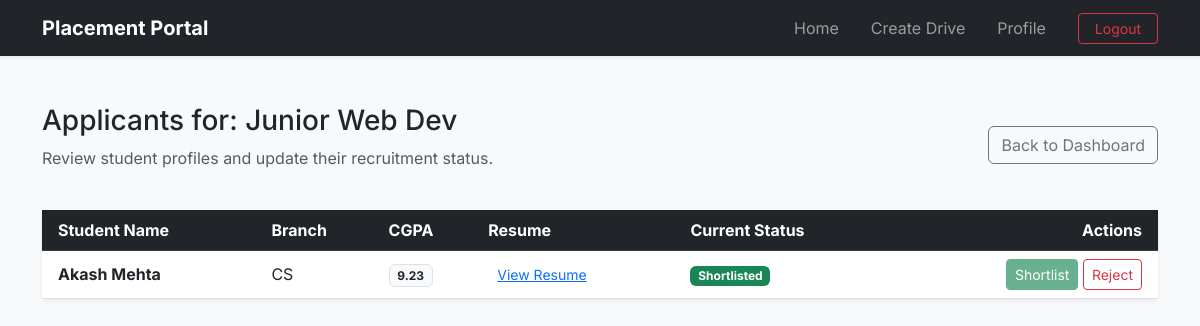
Page /company/drive/1/applicants (signed in) on the committed database.
### application/models.py (models this page shows)
class PlacementDrive(db.Model):
    __tablename__="placement_drives"
    id=db.Column(db.Integer(),primary_key=True)
    company_id=db.Column(db.Integer(),db.ForeignKey("companies.id"),nullable=False)
    job_title=db.Column(db.String(200),nullable=False)
    job_description=db.Column(db.Text(),nullable=False)
    job_location=db.Column(db.String(200),nullable=False)
    eligibility_CGPA=db.Column(db.Float(),nullable=False)
    eligibility_criteria_others=db.Column(db.Text(),nullable=True)
    deadline=db.Column(db.DateTime(),nullable=False)
    status=db.Column(db.String(30),default='Pending') #Pending, Approved, Denied or Closed. Will be done by Admin
    allowed_branches=db.Column(db.Text(),nullable=False)
    allowed_years=db.Column(db.Text(),nullable=False)
    created_at=db.Column(db.DateTime(),default=datetime.now)
    company=db.relationship("Company",back_populates="drives") #Child side
    applications=db.relationship("Application",back_populates="drive",cascade="all,delete-orphan") #Parent side

class Application(db.Model):
    __tablename__ = "applications"
    id = db.Column(db.Integer(), primary_key=True)
    student_id = db.Column(db.Integer(), db.ForeignKey("students.id"), nullable=False)
    drive_id = db.Column(db.Integer(), db.ForeignKey("placement_drives.id"), nullable=False)
    application_date = db.Column(db.DateTime(), default=datetime.now)
    status=db.Column(db.String(30),default='Applied') #Applied, Shortlisted, Selected, rejected
    student=db.relationship("Student",back_populates="applications")
    drive=db.relationship("PlacementDrive",back_populates="applications")
    __table_args__=(db.UniqueConstraint('student_id','drive_id',name='unique_application'),)

class Student(db.Model):
    __tablename__="students"
    id=db.Column(db.Integer(),primary_key=True)
    user_id=db.Column(db.Integer(),db.ForeignKey("users.id"),nullable=False)
    name=db.Column(db.String(100),nullable=False)
    college=db.Column(db.String(200),nullable=False)
    branch=db.Column(db.String(100),nullable=False)
    semester=db.Column(db.String(10),nullable=False)
    cgpa=db.Column(db.Float(),nullable=False)
    resume_path=db.Column(db.String(400)) #This will store the file path of where the resume is stored
    user=db.relationship("User",back_populates="student") #Child side
    applications=db.relationship("Application",back_populates="student",cascade="all,delete-orphan") #Parent side

### application/controllers.py (the view, shortened to what this page needs)
@app.route('/company/drive/<int:drive_id>/applicants',methods=['GET','POST'])
def view_applicants(drive_id):
    if session.get('role')!='company':
        flash('Login as company','danger')
        return redirect(url_for('login'))
    drive=PlacementDrive.query.get_or_404(drive_id)
    company=Company.query.filter_by(user_id=session['user_id']).first()
    if drive.company_id!=company.id:
        flash("Unauthorised: Not YOUR company drive!",'danger')
        return redirect(url_for('company_dashboard'))
    applicants=drive.applications
    return render_template('view_applicants.html',drive=drive,applicants=applicants)

### templates/view_applicants.html (shortened to what this page needs)
{% extends 'base.html' %}
{% block content %}
<div class="container mt-4">
    <div class="d-flex justify-content-between align-items-center mb-4">
        <div>
            <h3>Applicants for: {{ drive.job_title }}</h3>
            <p class="text-muted">Review student profiles and update their recruitment status.</p>
        </div>
        <a href="{{ url_for('company_dashboard') }}" class="btn btn-outline-secondary">Back to Dashboard</a>
    </div>
    <div class="card shadow-sm border-0">
        <div class="card-body p-0">
            <table class="table table-hover align-middle mb-0">
                <thead class="table-dark">
                    <tr>
                        <th class="ps-3">Student Name</th>
                        <th>Branch</th>
                        <th>CGPA</th>
                        <th>Resume</th>
                        <th>Current Status</th>
                        <th class="text-end pe-3">Actions</th>
                    </tr>
                </thead>
                <tbody>
                    {% for app in applicants %}
                    <tr>
                        <td class="ps-3">
                            <strong>{{ app.student.name }}</strong>
                        </td>
                        <td>{{ app.student.branch }}</td>
                        <td><span class="badge bg-light text-dark border">{{ app.student.cgpa }}</span></td>
                        <td>
                            {% if app.student.resume_path %}
                                <a href="{{ url_for('static', filename='uploads/resumes/' + app.student.resume_path.split('/')[-1]) }}" class="btn btn-sm btn-link" target="_blank">View Resume</a>
                            {% else %}
                                <span class="text-muted small">No Resume</span>
                            {% endif %}
                        </td>
                        <td>
                            <span class="badge {{ 'bg-success' if app.status == 'Shortlisted' else 'bg-danger' if app.status == 'Rejected' else 'bg-primary' }}">
                                {{ app.status }}
                            </span>
                        </td>
                        <td class="text-end pe-3">
                            <form action="" method="POST" style="display:inline;">
                                <button type="submit" class="btn btn-sm btn-success" {% if app.status == 'Shortlisted' %}disabled{% endif %}>Shortlist</button>
                            </form>
                            <form action="" method="POST" style="display:inline;">
                                <button type="submit" class="btn btn-sm btn-outline-danger" {% if app.status == 'Rejected' %}disabled{% endif %}>Reject</button>
                            </form>
                        </td>
                    </tr>
                    {% else %}
                    <tr>
                        <td colspan="6" class="text-center py-5 text-muted">No students have applied to this drive yet.</td>
                    </tr>
                    {% endfor %}
                </tbody>
            </table>
        </div>
    </div>
</div>
{% endblock %}

### templates/base.html (style rules this page uses)
body { font-family: 'Inter', sans-serif; }

### rows in the picture
PlacementDrive: job_title "Junior Web Dev"
Application: student.name "Akash Mehta", student.branch "CS", student.cgpa "9.23", status "Shortlisted"
